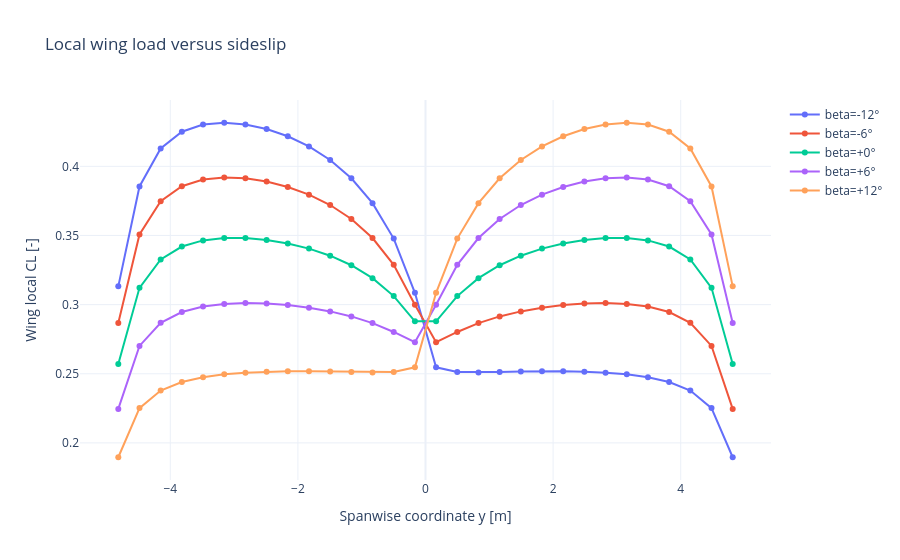
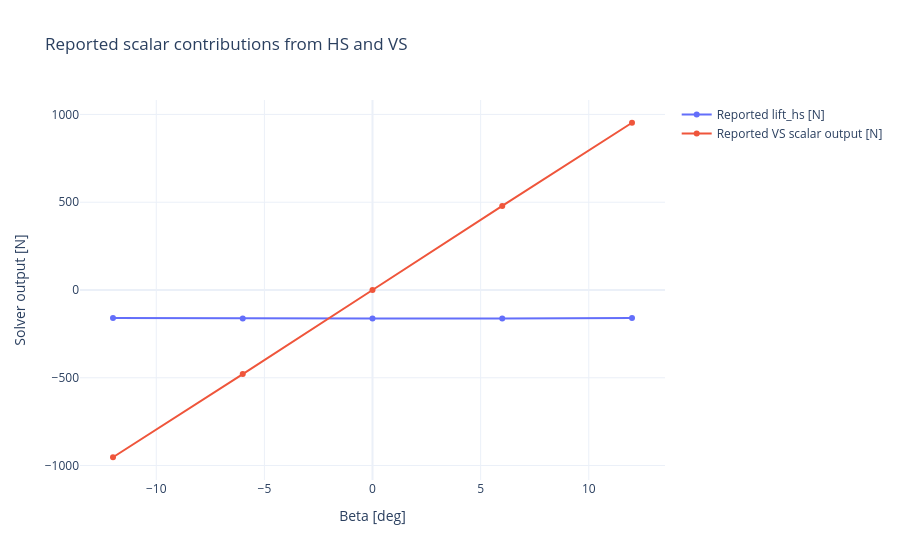
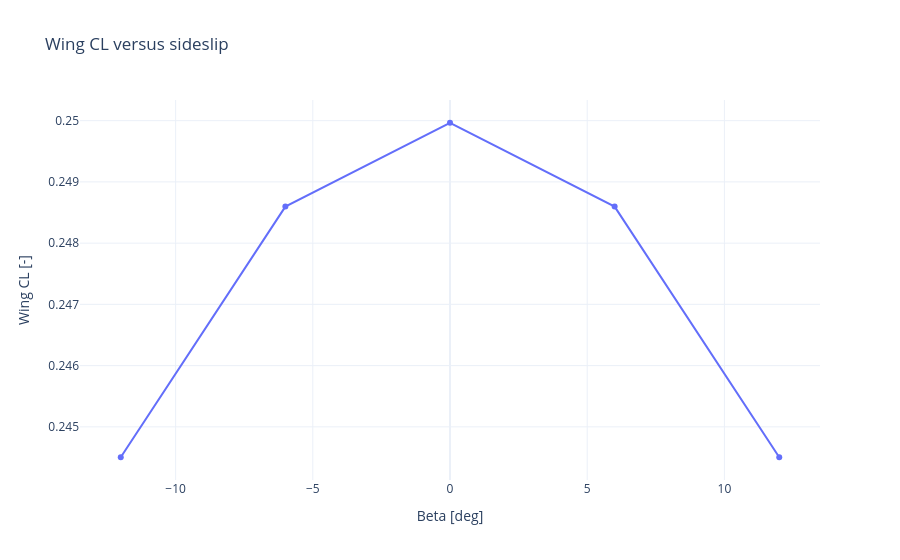

The cell these charts' notebook holds for them, in order:
### Markdown cell above
## 7. Main-Wing Sideslip: Thesis Case 6.5.1

In Section 6.5.1, I analyzed a NACA 4412 wing with a 10 m span, 1 m chord, 30° sweep, 5° dihedral, and $\alpha=0^\circ$, at $U_\infty=50\,\mathrm{m/s}$ and $\rho=1.225\,\mathrm{kg/m^3}$. Here I model only that wing, without HS or VS; I use a demonstrative `(30, 6)` mesh, so this is not a numerical reproduction of the thesis mesh `(100, 10)`.

The thesis convention defines $V_{\infty,y}=-U_\infty\cos\alpha\sin\beta$. Thus, for $\beta>0$, the flow approaches from the `+y` side. Because this case contains only the wing, I can check that global $C_L$ and $C_{D_i}$ are even functions of beta and that the local distribution mirrors across the two semispans.

### Code cell
beta_multisurface_deg = [-12.0, -6.0, 0.0, 6.0, 12.0]
wing_lift_multisurface = []
hs_lift_multisurface = []
vs_lift_scalar_multisurface = []
wing_cl_multisurface = []
cd_multisurface = []
wing_cl_local_multisurface = []
span_positions_multisurface = None

for beta_deg in beta_multisurface_deg:
    case = VLM(
        plane=plane, u=50.0, rho=1.225,
        alpha=0.0, beta=np.radians(beta_deg),
        n=30, m=6,
    )
    captured = io.StringIO()
    with contextlib.redirect_stdout(captured):
        case.run_vlm()
    assert (case.n, case.m) == (30, 6)
    wing_panels = case.panel_data[:case.n * case.m]
    span_positions = np.array([
        np.mean([
            panel[3][0]
            for panel in wing_panels[strip * case.m:(strip + 1) * case.m]
        ])
        for strip in range(case.n)
    ])
    if span_positions_multisurface is None:
        span_positions_multisurface = span_positions
    else:
        np.testing.assert_allclose(span_positions, span_positions_multisurface, atol=1e-12)

    dynamic_pressure_area = 0.5 * case.rho * case.u**2 * case.wing_area
    wing_lift_multisurface.append(float(np.sum(case.lift_wing)))
    hs_lift_multisurface.append(float(np.sum(case.lift_hs)))
    vs_lift_scalar_multisurface.append(float(np.sum(case.lift_vs)))
    wing_cl_multisurface.append(wing_lift_multisurface[-1] / dynamic_pressure_area)
    cd_multisurface.append(float(case.CD))
    wing_cl_local_multisurface.append(np.asarray(case.CL_locals_wing, dtype=float))
    print(
        'beta={:+.0f}°: wing CL={:.6f}; wing/HS lift={:.2f}/{:.2f} N; VS scalar output={:.2f} N; induced CD={:.6f}'.format(
            beta_deg, wing_cl_multisurface[-1],
            wing_lift_multisurface[-1], hs_lift_multisurface[-1],
            vs_lift_scalar_multisurface[-1], cd_multisurface[-1]
        )
    )

for positive_index, negative_index in ((0, 4), (1, 3)):
    np.testing.assert_allclose(
        wing_cl_local_multisurface[positive_index],
        wing_cl_local_multisurface[negative_index][::-1],
        rtol=1e-8, atol=1e-10,
    )
    np.testing.assert_allclose(
        wing_cl_multisurface[positive_index], wing_cl_multisurface[negative_index],
        rtol=1e-8, atol=1e-10,
    )
    np.testing.assert_allclose(
        hs_lift_multisurface[positive_index], hs_lift_multisurface[negative_index],
        rtol=1e-8, atol=1e-8,
    )
    np.testing.assert_allclose(
        vs_lift_scalar_multisurface[positive_index],
        -vs_lift_scalar_multisurface[negative_index],
        rtol=1e-8, atol=1e-8,
    )
    np.testing.assert_allclose(
        cd_multisurface[positive_index], cd_multisurface[negative_index],
        rtol=1e-8, atol=1e-10,
    )

center_index = beta_multisurface_deg.index(0.0)
np.testing.assert_allclose(
    wing_cl_local_multisurface[center_index],
    wing_cl_local_multisurface[center_index][::-1],
    rtol=1e-8, atol=1e-10,
 )
positive_beta_index = beta_multisurface_deg.index(6.0)
positive_y_mean = np.mean(
    wing_cl_local_multisurface[positive_beta_index][span_positions_multisurface > 0.0]
 )
negative_y_mean = np.mean(
    wing_cl_local_multisurface[positive_beta_index][span_positions_multisurface < 0.0]
 )
assert positive_y_mean > negative_y_mean

multisurface_local_figure = go.Figure()
for beta_deg, local_cl in zip(beta_multisurface_deg, wing_cl_local_multisurface):
    multisurface_local_figure.add_trace(go.Scatter(
        x=span_positions_multisurface, y=local_cl,
        mode='lines+markers', name='beta={:+.0f}°'.format(beta_deg),
    ))
multisurface_local_figure.update_layout(
    title='Local wing load versus sideslip',
    xaxis_title='Spanwise coordinate y [m]',
    yaxis_title='Wing local CL [-]', template='plotly_white',
 )
multisurface_local_figure.show()

component_figure = go.Figure()
component_figure.add_trace(go.Scatter(
    x=beta_multisurface_deg, y=hs_lift_multisurface,
    mode='lines+markers', name='Reported lift_hs [N]',
))
component_figure.add_trace(go.Scatter(
    x=beta_multisurface_deg, y=vs_lift_scalar_multisurface,
    mode='lines+markers', name='Reported VS scalar output [N]',
))
component_figure.update_layout(
    title='Reported scalar contributions from HS and VS',
    xaxis_title='Beta [deg]',
    yaxis_title='Solver output [N]', template='plotly_white',
 )
component_figure.show()

wing_cl_figure = go.Figure()
wing_cl_figure.add_trace(go.Scatter(
    x=beta_multisurface_deg, y=wing_cl_multisurface,
    mode='lines+markers', name='Wing CL',
))
wing_cl_figure.update_layout(
    title='Wing CL versus sideslip',
    xaxis_title='Beta [deg]', yaxis_title='Wing CL [-]',
    template='plotly_white',
 )
wing_cl_figure.show()

assert np.isfinite(wing_cl_multisurface).all()
assert np.isfinite(vs_lift_scalar_multisurface).all()

### Figure 1 — Plotly figure (JSON) as saved in the notebook; plotly's stock layout.template omitted (floating-point values rounded to 4 significant figures)
{"data": [{"mode": "lines+markers", "name": "beta=-12°", "type": "scatter", "x": [-4.815, -4.483, -4.151, -3.819, -3.487, -3.155, -2.823, -2.49, -2.158, -1.826, -1.494, -1.162, -0.8302, -0.4981, -0.166, 0.166, 0.4981, 0.8302, 1.162, 1.494, 1.826, 2.158, 2.49, 2.823, 3.155, 3.487, 3.819, 4.151, 4.483, 4.815], "y": [0.3132, 0.3855, 0.4129, 0.425, 0.4302, 0.4315, 0.4302, 0.4269, 0.4217, 0.4144, 0.4046, 0.3914, 0.3734, 0.3477, 0.3086, 0.2547, 0.2512, 0.251, 0.2512, 0.2516, 0.2517, 0.2517, 0.2514, 0.2508, 0.2496, 0.2475, 0.244, 0.2378, 0.2252, 0.1896]}, {"mode": "lines+markers", "name": "beta=-6°", "type": "scatter", "x": [-4.815, -4.483, -4.151, -3.819, -3.487, -3.155, -2.823, -2.49, -2.158, -1.826, -1.494, -1.162, -0.8302, -0.4981, -0.166, 0.166, 0.4981, 0.8302, 1.162, 1.494, 1.826, 2.158, 2.49, 2.823, 3.155, 3.487, 3.819, 4.151, 4.483, 4.815], "y": [0.2867, 0.3507, 0.3748, 0.3856, 0.3904, 0.392, 0.3913, 0.389, 0.3851, 0.3795, 0.372, 0.3619, 0.3482, 0.3287, 0.2999, 0.2728, 0.2802, 0.2866, 0.2915, 0.2951, 0.2978, 0.2996, 0.3008, 0.3011, 0.3005, 0.2986, 0.2946, 0.2868, 0.2701, 0.2246]}, {"mode": "lines+markers", "name": "beta=+0°", "type": "scatter", "x": [-4.815, -4.483, -4.151, -3.819, -3.487, -3.155, -2.823, -2.49, -2.158, -1.826, -1.494, -1.162, -0.8302, -0.4981, -0.166, 0.166, 0.4981, 0.8302, 1.162, 1.494, 1.826, 2.158, 2.49, 2.823, 3.155, 3.487, 3.819, 4.151, 4.483, 4.815], "y": [0.257, 0.3121, 0.3326, 0.342, 0.3464, 0.3482, 0.3481, 0.3468, 0.3442, 0.3405, 0.3354, 0.3285, 0.3191, 0.3062, 0.2879, 0.2879, 0.3062, 0.3191, 0.3285, 0.3354, 0.3405, 0.3442, 0.3468, 0.3481, 0.3482, 0.3464, 0.342, 0.3326, 0.3121, 0.257]}, {"mode": "lines+markers", "name": "beta=+6°", "type": "scatter", "x": [-4.815, -4.483, -4.151, -3.819, -3.487, -3.155, -2.823, -2.49, -2.158, -1.826, -1.494, -1.162, -0.8302, -0.4981, -0.166, 0.166, 0.4981, 0.8302, 1.162, 1.494, 1.826, 2.158, 2.49, 2.823, 3.155, 3.487, 3.819, 4.151, 4.483, 4.815], "y": [0.2246, 0.2701, 0.2868, 0.2946, 0.2986, 0.3005, 0.3011, 0.3008, 0.2996, 0.2978, 0.2951, 0.2915, 0.2866, 0.2802, 0.2728, 0.2999, 0.3287, 0.3482, 0.3619, 0.372, 0.3795, 0.3851, 0.389, 0.3913, 0.392, 0.3904, 0.3856, 0.3748, 0.3507, 0.2867]}, {"mode": "lines+markers", "name": "beta=+12°", "type": "scatter", "x": [-4.815, -4.483, -4.151, -3.819, -3.487, -3.155, -2.823, -2.49, -2.158, -1.826, -1.494, -1.162, -0.8302, -0.4981, -0.166, 0.166, 0.4981, 0.8302, 1.162, 1.494, 1.826, 2.158, 2.49, 2.823, 3.155, 3.487, 3.819, 4.151, 4.483, 4.815], "y": [0.1896, 0.2252, 0.2378, 0.244, 0.2475, 0.2496, 0.2508, 0.2514, 0.2517, 0.2517, 0.2516, 0.2512, 0.251, 0.2512, 0.2547, 0.3086, 0.3477, 0.3734, 0.3914, 0.4046, 0.4144, 0.4217, 0.4269, 0.4302, 0.4315, 0.4302, 0.425, 0.4129, 0.3855, 0.3132]}], "layout": {"title": {"text": "Local wing load versus sideslip"}, "xaxis": {"title": {"text": "Spanwise coordinate y [m]"}}, "yaxis": {"title": {"text": "Wing local CL [-]"}}}}

### Figure 2 — Plotly figure (JSON) as saved in the notebook; plotly's stock layout.template omitted (floating-point values rounded to 4 significant figures)
{"data": [{"mode": "lines+markers", "name": "Reported lift_hs [N]", "type": "scatter", "x": [-12, -6, 0, 6, 12], "y": [-159.2, -161.9, -162.8, -161.9, -159.2]}, {"mode": "lines+markers", "name": "Reported VS scalar output [N]", "type": "scatter", "x": [-12, -6, 0, 6, 12], "y": [-952.8, -479.0, 2.348e-14, 479.0, 952.8]}], "layout": {"title": {"text": "Reported scalar contributions from HS and VS"}, "xaxis": {"title": {"text": "Beta [deg]"}}, "yaxis": {"title": {"text": "Solver output [N]"}}}}

### Figure 3 — Plotly figure (JSON) as saved in the notebook; plotly's stock layout.template omitted (floating-point values rounded to 4 significant figures)
{"data": [{"mode": "lines+markers", "name": "Wing CL", "type": "scatter", "x": [-12, -6, 0, 6, 12], "y": [0.2445, 0.2486, 0.25, 0.2486, 0.2445]}], "layout": {"title": {"text": "Wing CL versus sideslip"}, "xaxis": {"title": {"text": "Beta [deg]"}}, "yaxis": {"title": {"text": "Wing CL [-]"}}}}
